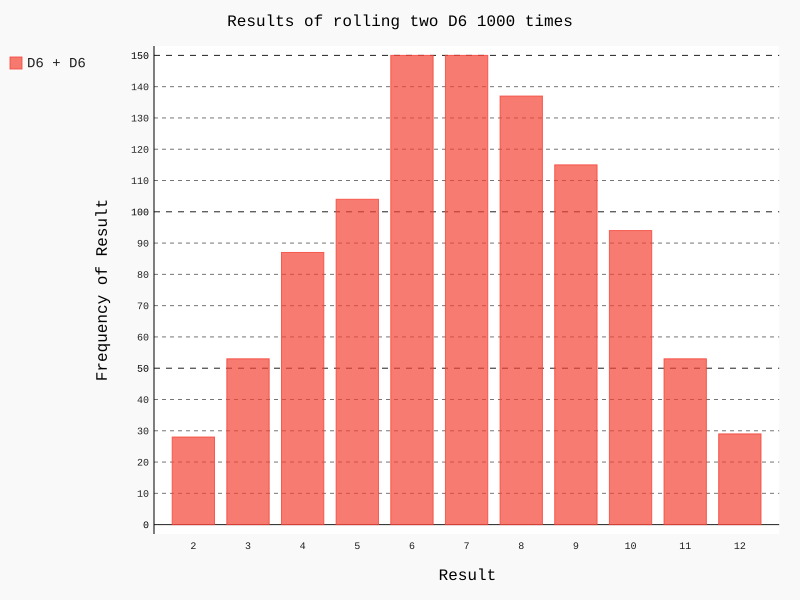

Reproduce this figure in Python.
import pygal
from die import Die

# create a D6
die_1 = Die()
die_2 = Die()

# make some rolls and store the results in a list
results = []
for roll_num in range(1000):
	result = die_1.roll() + die_2.roll()
	results.append(result)

# analyze the results
frequencies = []
max_results = die_1.num_sides + die_2.num_sides
for value in range(2, max_results+1):
	frequency = results.count(value)
	frequencies.append(frequency)

# print(frequencies)

# visualise the results(histogram)
hist = pygal.Bar()

hist.title = "Results of rolling two D6 1000 times"
hist.x_labels = ['2', '3', '4', '5', '6', '7', '8', '9', '10', '11', '12']
hist.x_title = "Result"
hist.y_title = "Frequency of Result"

hist.add('D6 + D6', frequencies)
hist.render_to_file('die_visual.svg')
